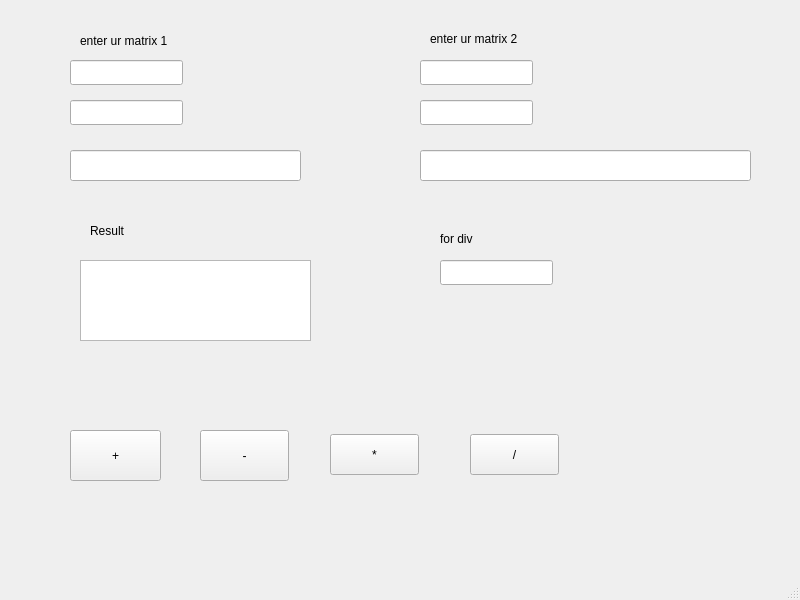
<?xml version="1.0" encoding="UTF-8"?>
<ui version="4.0">
 <class>MainWindow</class>
 <widget class="QMainWindow" name="MainWindow">
  <property name="geometry">
   <rect>
    <x>0</x>
    <y>0</y>
    <width>800</width>
    <height>600</height>
   </rect>
  </property>
  <property name="windowTitle">
   <string>MainWindow</string>
  </property>
  <widget class="QWidget" name="centralwidget">
   <widget class="QLineEdit" name="matrixValue">
    <property name="geometry">
     <rect>
      <x>70</x>
      <y>150</y>
      <width>231</width>
      <height>31</height>
     </rect>
    </property>
   </widget>
   <widget class="QLabel" name="label">
    <property name="geometry">
     <rect>
      <x>80</x>
      <y>30</y>
      <width>141</width>
      <height>21</height>
     </rect>
    </property>
    <property name="text">
     <string>enter ur matrix 1</string>
    </property>
   </widget>
   <widget class="QLineEdit" name="iline">
    <property name="geometry">
     <rect>
      <x>70</x>
      <y>60</y>
      <width>113</width>
      <height>25</height>
     </rect>
    </property>
   </widget>
   <widget class="QLineEdit" name="jline">
    <property name="geometry">
     <rect>
      <x>70</x>
      <y>100</y>
      <width>113</width>
      <height>25</height>
     </rect>
    </property>
   </widget>
   <widget class="QTextEdit" name="matrixResult">
    <property name="geometry">
     <rect>
      <x>80</x>
      <y>260</y>
      <width>231</width>
      <height>81</height>
     </rect>
    </property>
   </widget>
   <widget class="QLabel" name="label_2">
    <property name="geometry">
     <rect>
      <x>90</x>
      <y>220</y>
      <width>171</width>
      <height>21</height>
     </rect>
    </property>
    <property name="text">
     <string>Result</string>
    </property>
   </widget>
   <widget class="QPushButton" name="sum">
    <property name="geometry">
     <rect>
      <x>70</x>
      <y>430</y>
      <width>91</width>
      <height>51</height>
     </rect>
    </property>
    <property name="text">
     <string>+</string>
    </property>
   </widget>
   <widget class="QPushButton" name="min">
    <property name="geometry">
     <rect>
      <x>200</x>
      <y>430</y>
      <width>89</width>
      <height>51</height>
     </rect>
    </property>
    <property name="text">
     <string>-</string>
    </property>
   </widget>
   <widget class="QPushButton" name="mul">
    <property name="geometry">
     <rect>
      <x>330</x>
      <y>434</y>
      <width>89</width>
      <height>41</height>
     </rect>
    </property>
    <property name="text">
     <string>*</string>
    </property>
   </widget>
   <widget class="QPushButton" name="div">
    <property name="geometry">
     <rect>
      <x>470</x>
      <y>434</y>
      <width>89</width>
      <height>41</height>
     </rect>
    </property>
    <property name="text">
     <string>/</string>
    </property>
   </widget>
   <widget class="QLineEdit" name="iline2">
    <property name="geometry">
     <rect>
      <x>420</x>
      <y>60</y>
      <width>113</width>
      <height>25</height>
     </rect>
    </property>
   </widget>
   <widget class="QLineEdit" name="jline2">
    <property name="geometry">
     <rect>
      <x>420</x>
      <y>100</y>
      <width>113</width>
      <height>25</height>
     </rect>
    </property>
   </widget>
   <widget class="QLineEdit" name="matrixValue2">
    <property name="geometry">
     <rect>
      <x>420</x>
      <y>150</y>
      <width>331</width>
      <height>31</height>
     </rect>
    </property>
   </widget>
   <widget class="QLabel" name="label_3">
    <property name="geometry">
     <rect>
      <x>430</x>
      <y>30</y>
      <width>251</width>
      <height>17</height>
     </rect>
    </property>
    <property name="text">
     <string>enter ur matrix 2</string>
    </property>
   </widget>
   <widget class="QLabel" name="label_4">
    <property name="geometry">
     <rect>
      <x>440</x>
      <y>230</y>
      <width>67</width>
      <height>17</height>
     </rect>
    </property>
    <property name="text">
     <string>for div</string>
    </property>
   </widget>
   <widget class="QLineEdit" name="divline">
    <property name="geometry">
     <rect>
      <x>440</x>
      <y>260</y>
      <width>113</width>
      <height>25</height>
     </rect>
    </property>
   </widget>
  </widget>
  <widget class="QMenuBar" name="menubar">
   <property name="geometry">
    <rect>
     <x>0</x>
     <y>0</y>
     <width>800</width>
     <height>22</height>
    </rect>
   </property>
  </widget>
  <widget class="QStatusBar" name="statusbar"/>
 </widget>
 <resources/>
 <connections/>
</ui>
